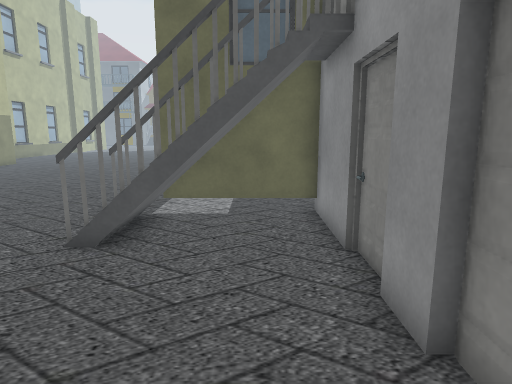
view 1 (above)

18 first-person views from a walk through a Unity game level. The camera is 1.2 m above the floor, tilts 10° down and sees 75° across. The floor is counted in squares, 0.5 m on a side. Each view is taken from the middle of a square. On the plan, view 1 faces up. The plan holds only what a view shows up to about 20 squares ahead; the rest is blank. The place goes on beyond the plan. The player character is not drawn. Some surface patterns are stand-ins.

view 2
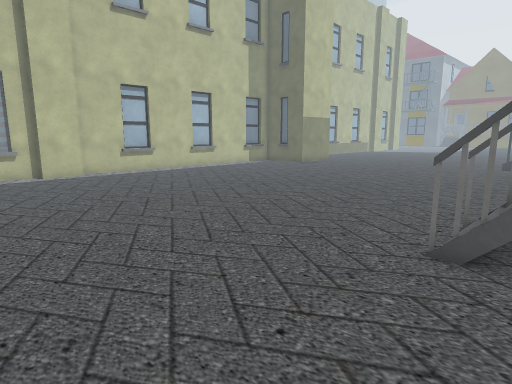

view 3
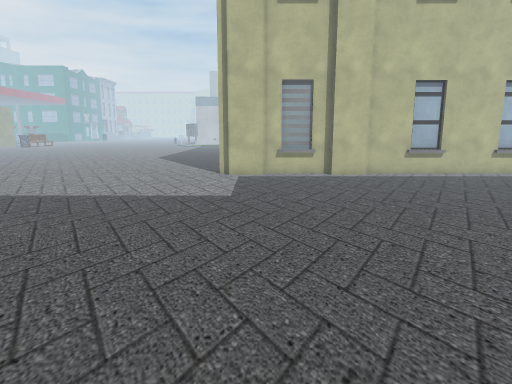

view 4
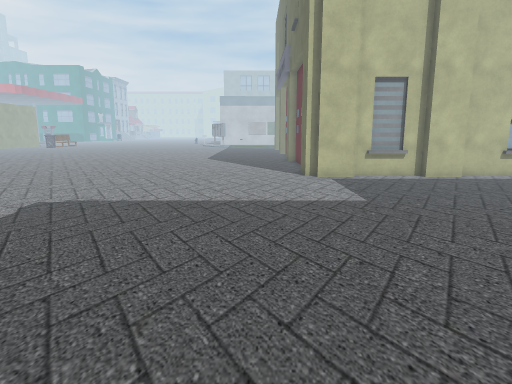

view 5
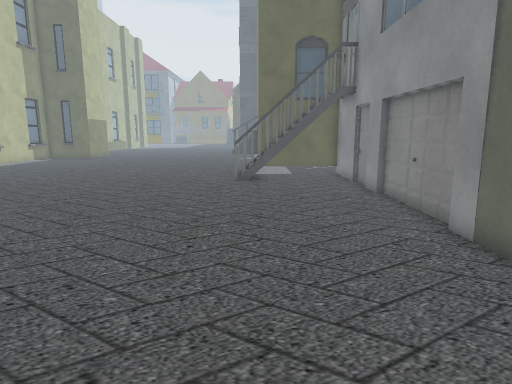

view 6
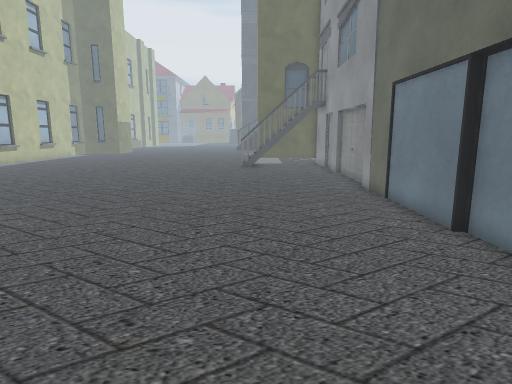

view 7
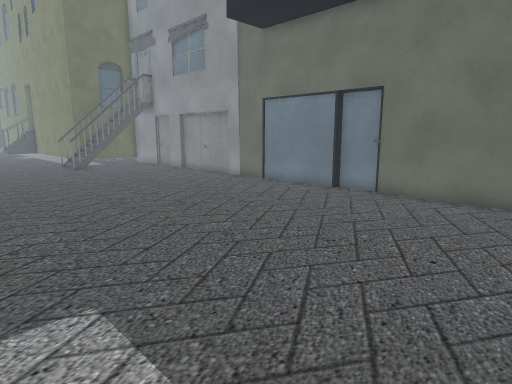

view 8
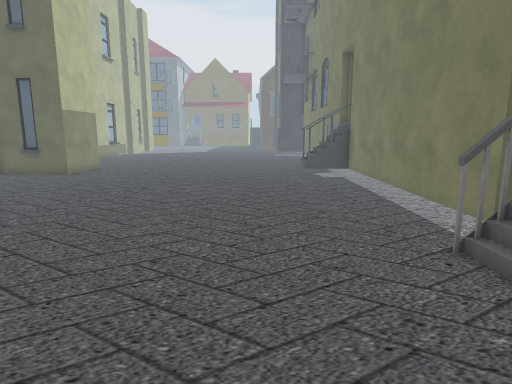

view 9
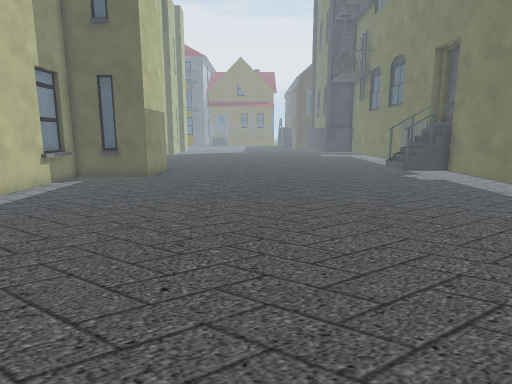

view 10
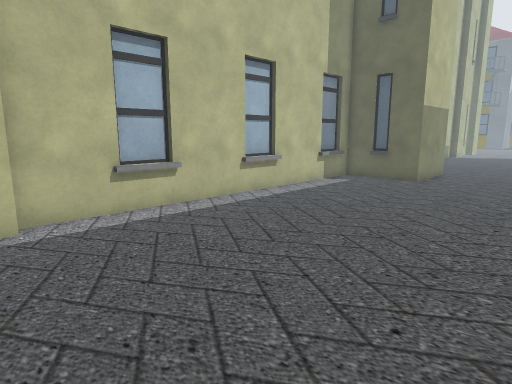

view 11
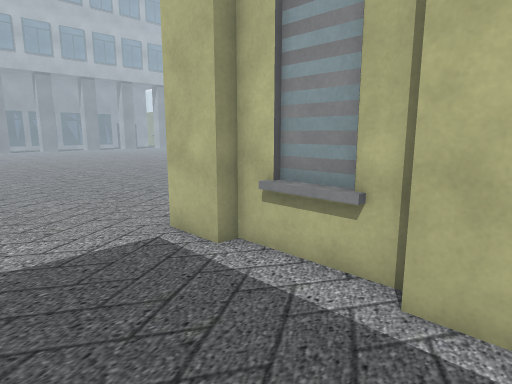

view 12
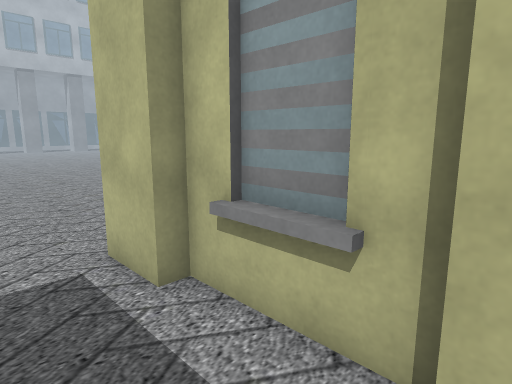

view 13
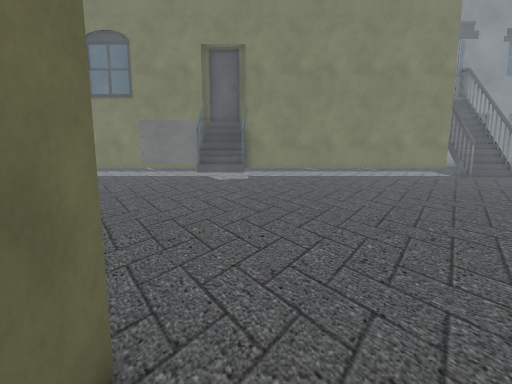

view 14
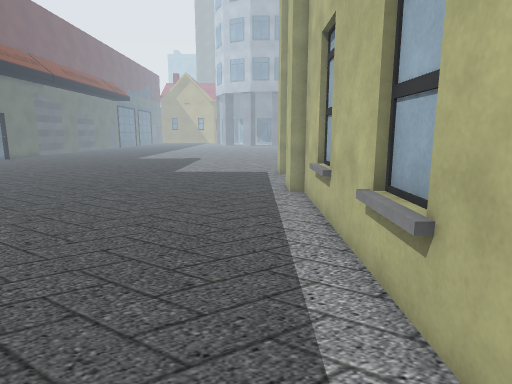

view 15
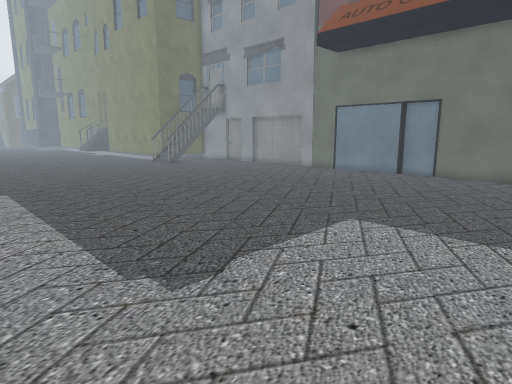

view 16
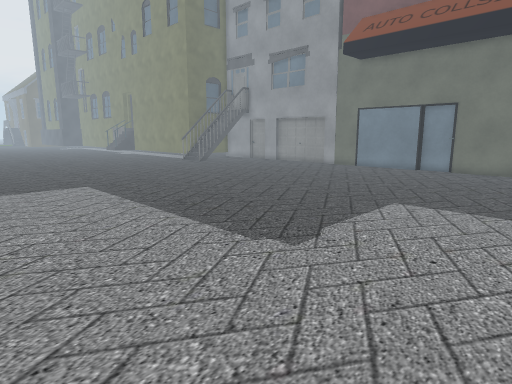

view 17
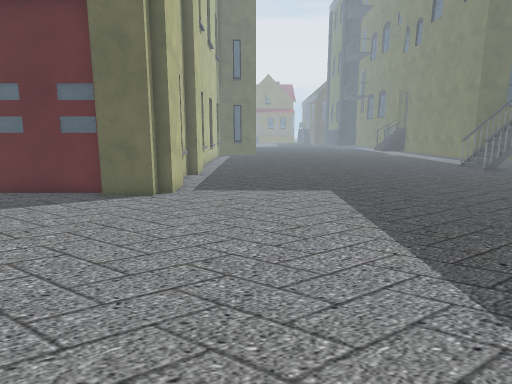

view 18
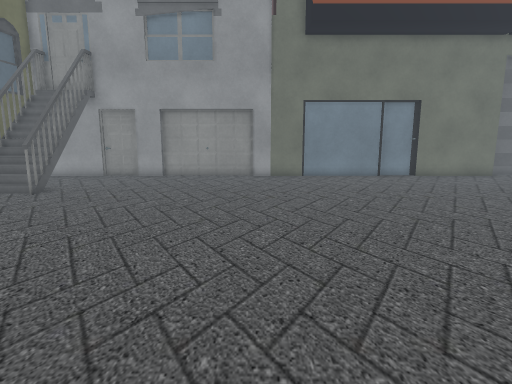

### Floor plan
Key: @ floor where view 1 was taken; # wall or solid block; . floor; = window, fence, low wall or low ledge; v drop or lower ground; O other object.
Columns run from 26 left of view 1 to 3 right of it. Each row starts with its distance up from view 1.
 24        #.............#=O#
 23    #####.............OOO#
 22    ##=##.............#=##
 21    #...................#
 20    #...................#
 19    #...................#
 18    #...................#
 17    #...................#
 16    #...................#
 15    #...................#
 14    #...................#
 13    #...................#
 12    #...................#
 11    #...................#
 10    #...................######
  9    #..................=#=##.#
  8    #...................OOOO.#
  7    #..................##vv#.#
  6    ##.......................#
  5    ##.......................#
  4    #........................#
  3    #........................#
  2    #........................#
  1    #........................#
  0    ##.....................@.#
 -1 #####.......................#
 -2  ###........................#
 -3 ............................#
 -4 ............................#
 -5 ............................#
 -6 ............................#
 -7 ............................#
 -8 ............................#
 -9 ............................#
-10 ............................#
-11 ............................#
-12 ............................#
-13 ............................#
-14 ............................#
-15 ............................##
-16 .............................#
-17 ........... .. .   ..  .     #

Positions as (right, up) in squares from view 1, and headings:
1: (0, 0), facing up
2: (-2, 0), facing up-left
3: (-3, 0), facing left
4: (-4, -5), facing left
5: (-3, -10), facing up
6: (-3, -17), facing up
7: (-11, -17), facing up-right
8: (-8, 3), facing up
9: (-13, 4), facing up
10: (-13, 5), facing up-left
11: (-18, 6), facing down-left
12: (-20, 5), facing down-left
13: (-22, 21), facing right
14: (-21, 20), facing down
15: (-18, -17), facing up-right
16: (-21, -17), facing up-right
17: (-19, -15), facing up
18: (-17, -2), facing right
